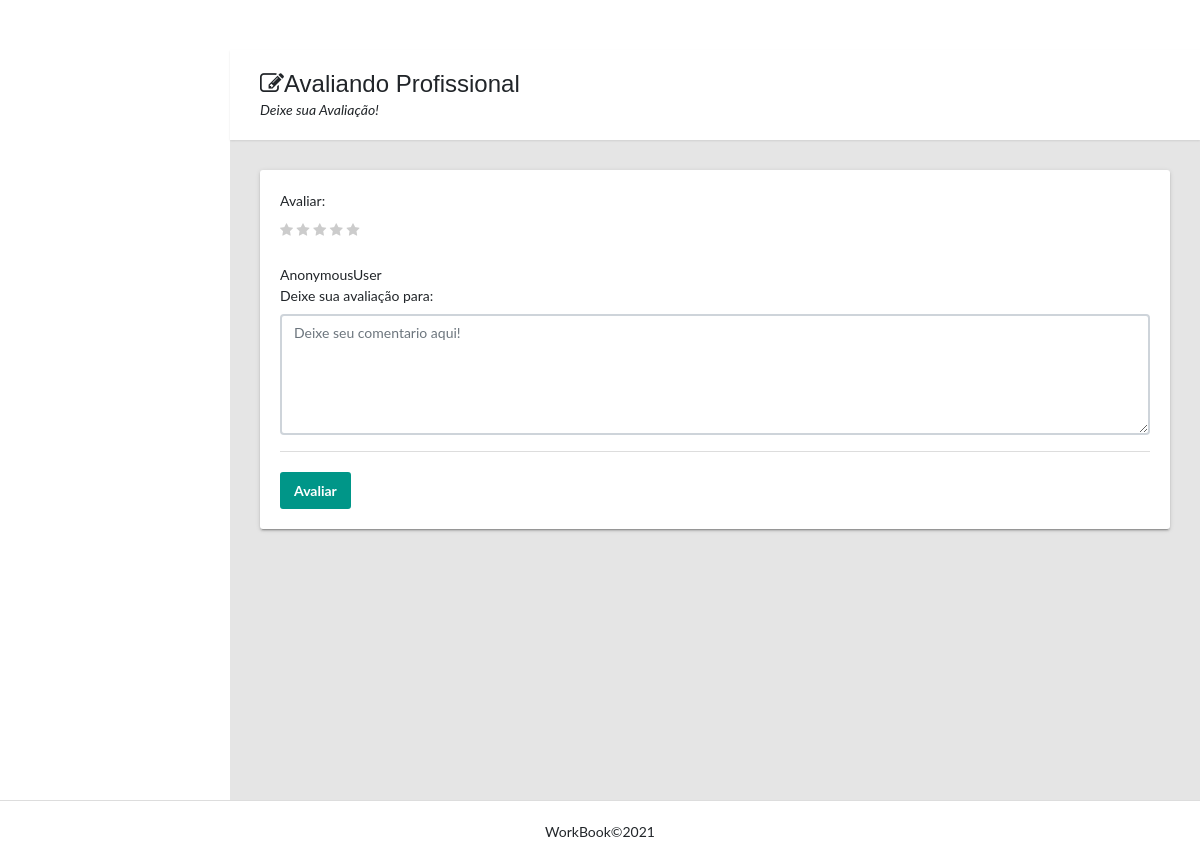
/avaliacao/3, run on an earlier commit of the app's database.
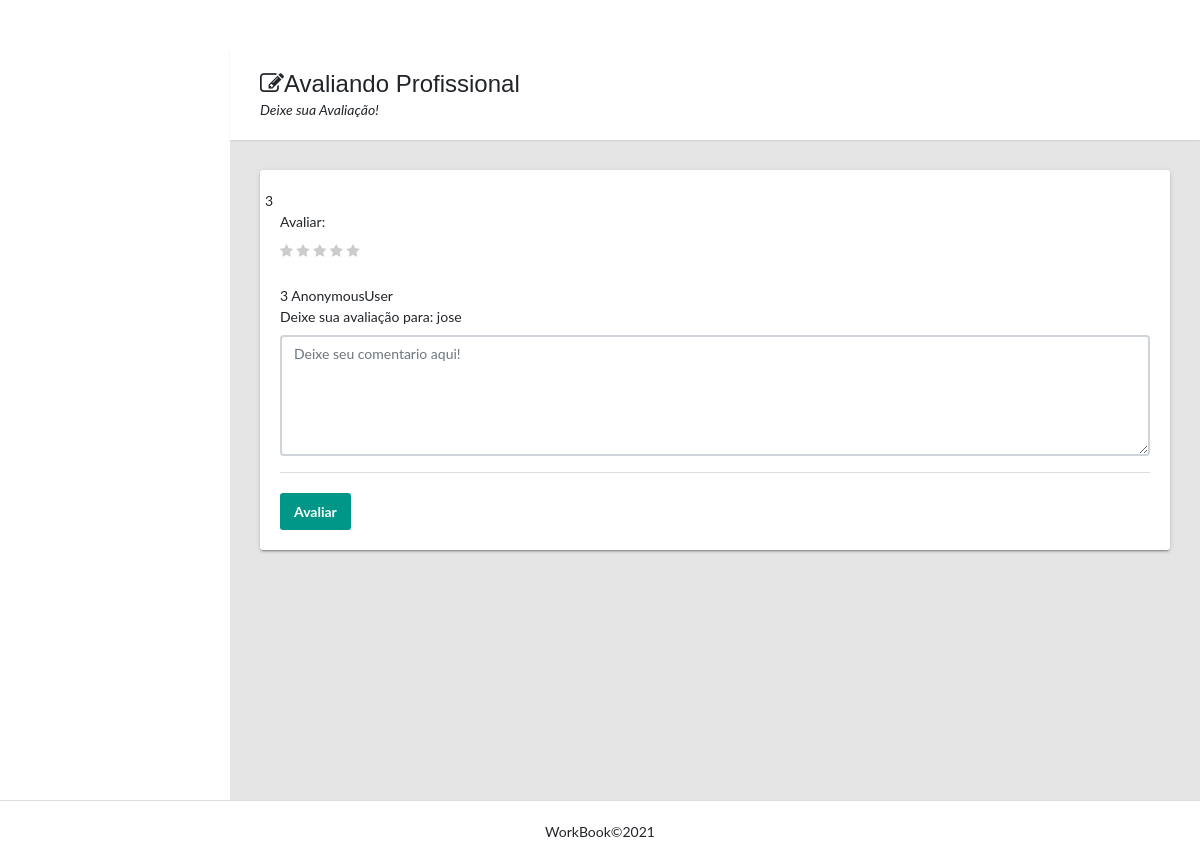
And on a later commit of the database.
### usuario/models.py (models this page shows, shortened)
class Profissional(models.Model):
            profissao = models.CharField('Profissão', max_length=250)
            categoria = models.ManyToManyField(Categoria)
            slug = models.SlugField('Atalho', unique=True, blank=True, null=True)
            descricao = models.CharField('Descrição', max_length=250)
            imagem = models.ImageField(upload_to='fotos/%Y/%m/', blank=True, null=True)
            user = models.OneToOneField(Usuario, on_delete=models.CASCADE, related_name='usario')
            def __str__(self):
                return self.profissao
            """def clean(self):
               model = self.__class__
               if model.objects.count() > 0 and self.slug != model.objects.get().slug:
                    raise ValidationError("Você já tem um perfil profissional cadastrado.")"""
            class Meta:
                verbose_name = 'Profissional'
                verbose_name_plural = 'Profissional'
                ordering = ['id']

class Usuario(AbstractUser):
    telefone = models.CharField('telefone', max_length=15)
    imagem = models.ImageField(upload_to='fotosperfil/%Y/%m/', blank=True, null=True)
    cidade = models.CharField('cidade', max_length=40)
    rua = models.CharField('rua', max_length=60)
    uf = models.CharField('uf', max_length=2)
    bairro = models.CharField('bairro', max_length=40)
    is_staff = models.BooleanField(default=0)
    is_superuser = models.BooleanField(default=1)
    is_active = models.BooleanField(default=True)
    class Meta:
        db_table = 'usuario'
        verbose_name = 'Usuario'
        verbose_name_plural = 'Usuario'

### avaliacao/views.py (the view)
# urls.py: path('<int:user_id>', views.avaliacao, name='avaliacao'),
def avaliacao(request, user_id):
    return render(request, 'avaliacao.html', {'profissional': _request_profissional(user_id)})

### avaliacao/views.py (called while the page is built)
def _request_profissional(user_id):
    try:
       prof = Profissional.objects.get(user_id=user_id)
       print('**profissional', prof)
       if prof:
         return prof
    except Exception as err:
        print('error request_perfil',err)
    return None

### avaliacao/templates/avaliacao.html (shortened to what this page needs)
{% extends 'base.html' %}
{% block content %}
{% load crispy_forms_tags %}
<head>
</head>
<main class="app-content">
    <div class="app-title">
        <div>
            <h1><i class="fa fa-edit"></i>Avaliando Profissional</h1>
            <p>Deixe sua Avaliação!</p>
        </div>
    </div>
    {% if avaliacao is None %}
    <div class="row">
        <div class="col-md-12">
            <div class="tile">
                <div class="row">
                    <div class="col-lg-12">
                        <form method="post" action="{% url 'avaliacao:avaliar'  profissional.user.id %}" class="form">
                            <div class="row">
                                {{profissional.user.id}}
                                <div id="show_class" class="col-lg-12">
                                    <div class="form-group">
                                        <label for="id_texto">Avaliar:</label>
                                        <link rel="stylesheet"
                                              href="//maxcdn.bootstrapcdn.com/font-awesome/4.3.0/css/font-awesome.min.css">
                                        <div class="estrelas">
                                            <label for="cm_star-1"><i class="fa"></i></label>
                                            <label for="cm_star-2"><i class="fa"></i></label>
                                            <label for="cm_star-3"><i class="fa"></i></label>
                                            <label for="cm_star-4"><i class="fa"></i></label>
                                            <label for="cm_star-5"><i class="fa"></i></label>
                                        </div>
                                    </div>
                                       {{profissional.user.id}}
                                       {{request.user}}
                                   <div class="form-group">
                                        <label for="id_texto">Deixe sua avaliação para:</label>
                                         <label for="id_texto">{{profissional.user.first_name}}</label>
                                        <textarea name="descricao" cols="140" rows="5" class="form-control"
                                                  required="" id="id_texto"
                                                  placeholder="Deixe seu comentario aqui!"></textarea>
                                    </div>
                                    <div class="tile-footer">
                                        <button class="btn btn-primary" id="demoNotify" type="submit">Avaliar</button>
                                    </div>
                                </div>
                                {% endif %}
                            </div>
                        </form>
                    </div>
                </div>
            </div>
        </div>
    </div>
</main>
{% endblock %}

### templates/base.html (shortened to what this page needs)
<!DOCTYPE html>
<html lang="en">
<head>
    {% include 'parciais/head.html' %}
</head>
<body>
{% block content %} {% endblock %}
{% include 'parciais/footer.html' %}
</body>
</html>

### templates/parciais/head.html (shortened to what this page needs)
{% load static %}
<html lang="en">
<head>
    <link rel="stylesheet" type="text/css" href="{% static 'css/admin.css'%}">
    <link rel="stylesheet" type="text/css" href="{% static 'css/main.css'%}">
    <link rel="stylesheet" type="text/css" href="{% static 'css/style.css'%}">
    <link rel="stylesheet" type="text/css"
        href="https://maxcdn.bootstrapcdn.com/font-awesome/4.7.0/css/font-awesome.min.css">
</head>
<body class="app sidebar-mini">
</body>
</html>

### templates/parciais/footer.html (shortened to what this page needs)
{% load static %}
<footer class="landing-footer"><b></b><a target="_blank" rel="noopener">WorkBook&copy;2021</a></footer>

### avaliacao/templates/avaliacao.html (style rules this page uses)
.estrelas label i.fa:before { content:'\f005'; color: #009688; }
.estrelas input[type=radio]:checked ~ label i.fa:before { color: #CCC; }

What changed in the data, as far as the page shows it:
now on this page (row edited): Profissional: user.id "3", user.first_name "jose"
